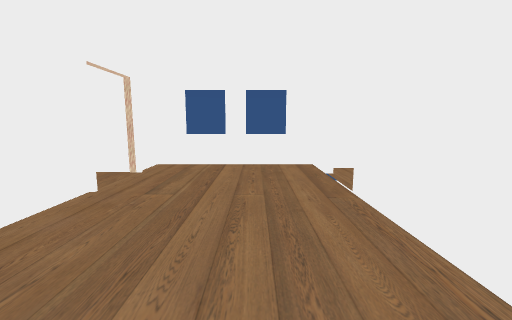
View 1 (above)

12 first-person views from a walk through a Unity game level. The camera is 1.2 m above the floor, tilts 8° down and sees 90° across. Doors are open. The floor is counted in squares, 1 m on a side. Each view is taken from the middle of a square. On the plan, view 1 faces up. The plan holds only what a view shows up to about 12 squares ahead; the rest is blank. The place goes on beyond the plan. The player is left out.

View 2
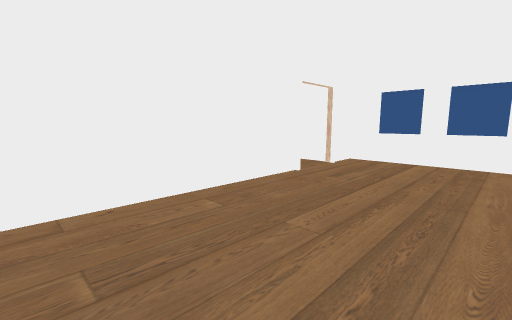

View 3
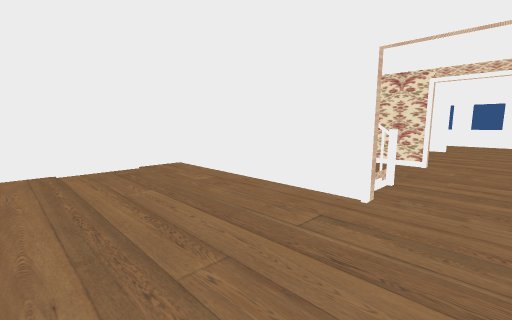

View 4
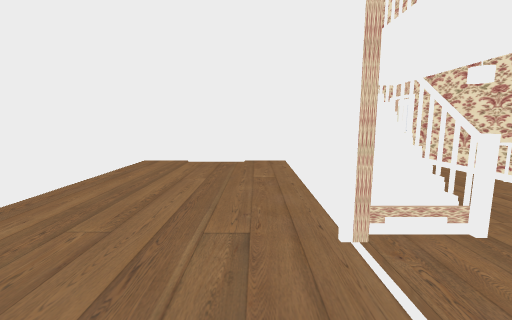

View 5
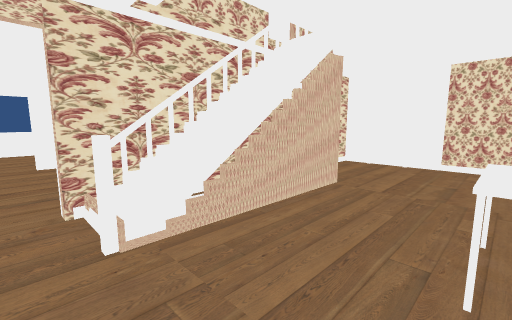

View 6
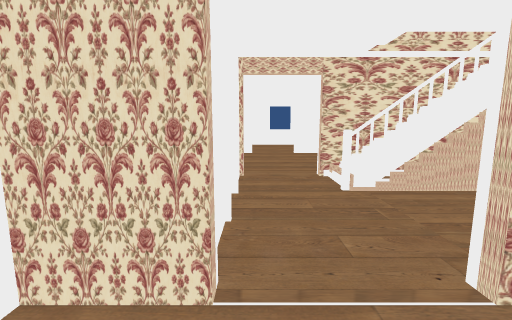

View 7
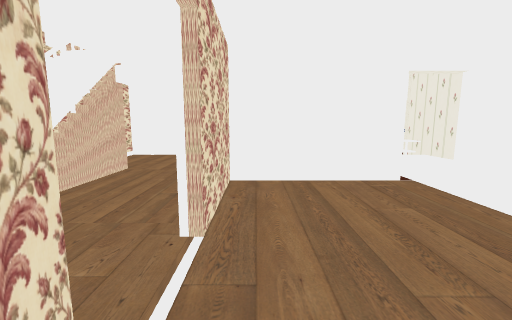

View 8
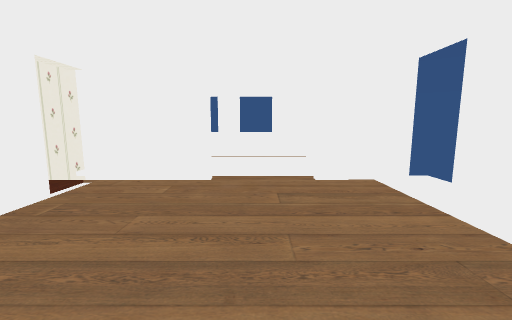

View 9
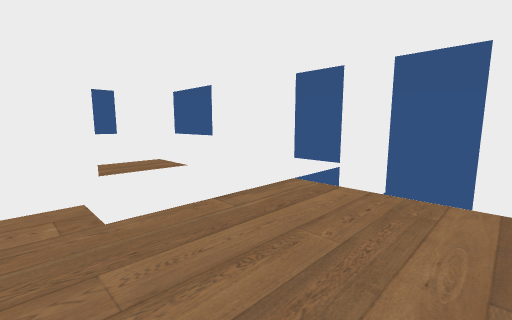

View 10
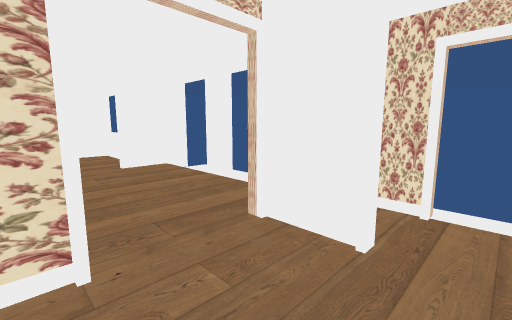

View 11
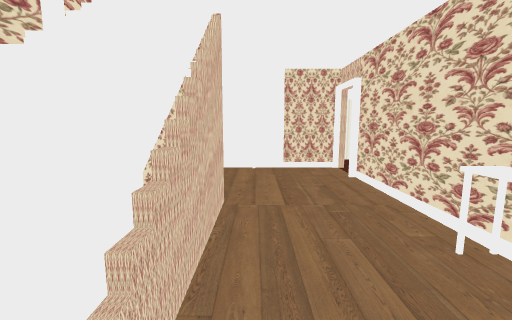

View 12
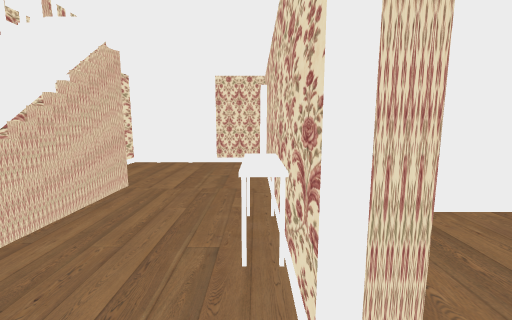

### Floor plan
Key: @ floor where view 1 was taken; # wall or solid block; x gap in a wall; . main floor; - floor 3.25 m lower than the main floor; / step, stairs or slope; D open door; = window, fence, low wall or low ledge; ^ raised ledge; v drop or lower ground; O other object.
Columns run from 15 left of view 1 to 3 right of it. Each row starts with its distance up from view 1.
  8    -vxvx##D####=#v
  7 ==#.....O## #....##
  6  ....^..#####....x.
  5  ....^....../......
  4  .x..^..#..=#....#.
  3   #.....#..##....#
  2   #.....#.. #....#
  1   #v#####..##....#
  0   ##    #..##..@.#
 -1         #...#.##.#
 -2         #...###O#
 -3         ##### v

Where each view was taken, in squares from view 1:
view 1: 0 up, 0 right, facing up
view 2: 1 down, 1 right, facing up-left
view 3: 6 up, 1 right, facing down-left
view 4: 7 up, 2 left, facing down
view 5: 5 up, 7 left, facing down-right
view 6: 6 up, 9 left, facing right
view 7: 7 up, 8 left, facing down
view 8: 5 up, 7 left, facing left
view 9: 3 up, 8 left, facing up-left
view 10: 4 up, 5 left, facing up-left
view 11: 4 up, 5 left, facing down
view 12: 5 up, 7 left, facing down
